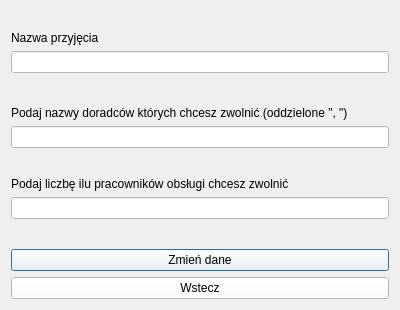
<?xml version="1.0" encoding="UTF-8"?>
<ui version="4.0">
 <class>ZmienDanePrzyjecia</class>
 <widget class="QDialog" name="ZmienDanePrzyjecia">
  <property name="geometry">
   <rect>
    <x>0</x>
    <y>0</y>
    <width>400</width>
    <height>310</height>
   </rect>
  </property>
  <property name="windowTitle">
   <string>Dialog</string>
  </property>
  <layout class="QVBoxLayout" name="verticalLayout">
   <item>
    <widget class="QLabel" name="Data">
     <property name="text">
      <string/>
     </property>
    </widget>
   </item>
   <item>
    <widget class="QLabel" name="label_2">
     <property name="text">
      <string>Nazwa przyjęcia</string>
     </property>
    </widget>
   </item>
   <item>
    <widget class="QLineEdit" name="Nazwa">
     <property name="styleSheet">
      <string notr="true">background-color:white;</string>
     </property>
    </widget>
   </item>
   <item>
    <spacer name="verticalSpacer">
     <property name="orientation">
      <enum>Qt::Vertical</enum>
     </property>
     <property name="sizeHint" stdset="0">
      <size>
       <width>20</width>
       <height>40</height>
      </size>
     </property>
    </spacer>
   </item>
   <item>
    <spacer name="verticalSpacer_2">
     <property name="orientation">
      <enum>Qt::Vertical</enum>
     </property>
     <property name="sizeHint" stdset="0">
      <size>
       <width>20</width>
       <height>40</height>
      </size>
     </property>
    </spacer>
   </item>
   <item>
    <widget class="QLabel" name="doradcy">
     <property name="text">
      <string/>
     </property>
    </widget>
   </item>
   <item>
    <widget class="QLabel" name="label">
     <property name="text">
      <string>Podaj nazwy doradców których chcesz zwolnić (oddzielone &quot;, &quot;)</string>
     </property>
    </widget>
   </item>
   <item>
    <widget class="QLineEdit" name="DoradcyDoZwolnienia">
     <property name="styleSheet">
      <string notr="true">background-color:white;</string>
     </property>
    </widget>
   </item>
   <item>
    <spacer name="verticalSpacer_3">
     <property name="orientation">
      <enum>Qt::Vertical</enum>
     </property>
     <property name="sizeHint" stdset="0">
      <size>
       <width>20</width>
       <height>40</height>
      </size>
     </property>
    </spacer>
   </item>
   <item>
    <widget class="QLabel" name="obsluga">
     <property name="text">
      <string/>
     </property>
    </widget>
   </item>
   <item>
    <widget class="QLabel" name="label_4">
     <property name="text">
      <string>Podaj liczbę ilu pracowników obsługi chcesz zwolnić</string>
     </property>
    </widget>
   </item>
   <item>
    <widget class="QLineEdit" name="IluObslugi">
     <property name="styleSheet">
      <string notr="true">background-color:white;</string>
     </property>
    </widget>
   </item>
   <item>
    <spacer name="verticalSpacer_4">
     <property name="orientation">
      <enum>Qt::Vertical</enum>
     </property>
     <property name="sizeHint" stdset="0">
      <size>
       <width>20</width>
       <height>40</height>
      </size>
     </property>
    </spacer>
   </item>
   <item>
    <widget class="QLabel" name="komunikat">
     <property name="text">
      <string/>
     </property>
    </widget>
   </item>
   <item>
    <widget class="QPushButton" name="Zmiana">
     <property name="styleSheet">
      <string notr="true">background-color:white;</string>
     </property>
     <property name="text">
      <string>Zmień dane</string>
     </property>
    </widget>
   </item>
   <item>
    <widget class="QPushButton" name="Wstecz">
     <property name="styleSheet">
      <string notr="true">background-color:white;</string>
     </property>
     <property name="text">
      <string>Wstecz</string>
     </property>
    </widget>
   </item>
  </layout>
 </widget>
 <resources/>
 <connections/>
</ui>
